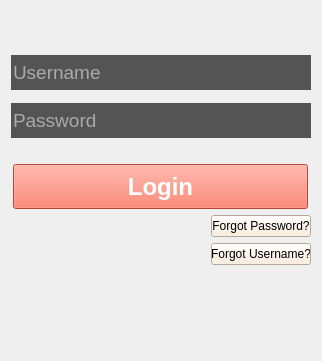
          <widget class="QWidget" name="tab_sign_in">
           <attribute name="title">
            <string>Sign In</string>
           </attribute>
           <layout class="QGridLayout" name="gridLayout_2">
            <item row="14" column="0" alignment="Qt::AlignRight">
             <widget class="QPushButton" name="forgot_username">
              <property name="minimumSize">
               <size>
                <width>100</width>
                <height>20</height>
               </size>
              </property>
              <property name="maximumSize">
               <size>
                <width>100</width>
                <height>30</height>
               </size>
              </property>
              <property name="palette">
               <palette>
                <active>
                 <colorrole role="WindowText">
                  <brush brushstyle="SolidPattern">
                   <color alpha="255">
                    <red>0</red>
                    <green>0</green>
                    <blue>0</blue>
                   </color>
                  </brush>
                 </colorrole>
                 <colorrole role="Button">
                  <brush brushstyle="SolidPattern">
                   <color alpha="255">
                    <red>250</red>
                    <green>235</green>
                    <blue>215</blue>
                   </color>
                  </brush>
                 </colorrole>
                 <colorrole role="Text">
                  <brush brushstyle="SolidPattern">
                   <color alpha="255">
                    <red>0</red>
                    <green>0</green>
                    <blue>0</blue>
                   </color>
                  </brush>
                 </colorrole>
                 <colorrole role="ButtonText">
                  <brush brushstyle="SolidPattern">
                   <color alpha="255">
                    <red>0</red>
                    <green>0</green>
                    <blue>0</blue>
                   </color>
                  </brush>
                 </colorrole>
                 <colorrole role="Base">
                  <brush brushstyle="SolidPattern">
                   <color alpha="255">
                    <red>250</red>
                    <green>235</green>
                    <blue>215</blue>
                   </color>
                  </brush>
                 </colorrole>
                 <colorrole role="Window">
                  <brush brushstyle="SolidPattern">
                   <color alpha="255">
                    <red>250</red>
                    <green>235</green>
                    <blue>215</blue>
                   </color>
                  </brush>
                 </colorrole>
                </active>
                <inactive>
                 <colorrole role="WindowText">
                  <brush brushstyle="SolidPattern">
                   <color alpha="255">
                    <red>0</red>
                    <green>0</green>
                    <blue>0</blue>
                   </color>
                  </brush>
                 </colorrole>
                 <colorrole role="Button">
                  <brush brushstyle="SolidPattern">
                   <color alpha="255">
                    <red>250</red>
                    <green>235</green>
                    <blue>215</blue>
                   </color>
                  </brush>
                 </colorrole>
                 <colorrole role="Text">
                  <brush brushstyle="SolidPattern">
                   <color alpha="255">
                    <red>0</red>
                    <green>0</green>
                    <blue>0</blue>
                   </color>
                  </brush>
                 </colorrole>
                 <colorrole role="ButtonText">
                  <brush brushstyle="SolidPattern">
                   <color alpha="255">
                    <red>0</red>
                    <green>0</green>
                    <blue>0</blue>
                   </color>
                  </brush>
                 </colorrole>
                 <colorrole role="Base">
                  <brush brushstyle="SolidPattern">
                   <color alpha="255">
                    <red>250</red>
                    <green>235</green>
                    <blue>215</blue>
                   </color>
                  </brush>
                 </colorrole>
                 <colorrole role="Window">
                  <brush brushstyle="SolidPattern">
                   <color alpha="255">
                    <red>250</red>
                    <green>235</green>
                    <blue>215</blue>
                   </color>
                  </brush>
                 </colorrole>
                </inactive>
                <disabled>
                 <colorrole role="WindowText">
                  <brush brushstyle="SolidPattern">
                   <color alpha="255">
                    <red>0</red>
                    <green>0</green>
                    <blue>0</blue>
                   </color>
                  </brush>
                 </colorrole>
                 <colorrole role="Button">
                  <brush brushstyle="SolidPattern">
                   <color alpha="255">
                    <red>250</red>
                    <green>235</green>
                    <blue>215</blue>
                   </color>
                  </brush>
                 </colorrole>
                 <colorrole role="Text">
                  <brush brushstyle="SolidPattern">
                   <color alpha="255">
                    <red>0</red>
                    <green>0</green>
                    <blue>0</blue>
                   </color>
                  </brush>
                 </colorrole>
                 <colorrole role="ButtonText">
                  <brush brushstyle="SolidPattern">
                   <color alpha="255">
                    <red>0</red>
                    <green>0</green>
                    <blue>0</blue>
                   </color>
                  </brush>
                 </colorrole>
                 <colorrole role="Base">
                  <brush brushstyle="SolidPattern">
                   <color alpha="255">
                    <red>250</red>
                    <green>235</green>
                    <blue>215</blue>
                   </color>
                  </brush>
                 </colorrole>
                 <colorrole role="Window">
                  <brush brushstyle="SolidPattern">
                   <color alpha="255">
                    <red>250</red>
                    <green>235</green>
                    <blue>215</blue>
                   </color>
                  </brush>
                 </colorrole>
                </disabled>
               </palette>
              </property>
              <property name="styleSheet">
               <string notr="true">background-color:AntiqueWhite</string>
              </property>
              <property name="text">
               <string>Forgot Username?</string>
              </property>
             </widget>
            </item>
            <item row="13" column="0" alignment="Qt::AlignRight">
             <widget class="QPushButton" name="forgot_password">
              <property name="minimumSize">
               <size>
                <width>100</width>
                <height>20</height>
               </size>
              </property>
              <property name="maximumSize">
               <size>
                <width>100</width>
                <height>30</height>
               </size>
              </property>
              <property name="palette">
               <palette>
                <active>
                 <colorrole role="WindowText">
                  <brush brushstyle="SolidPattern">
                   <color alpha="255">
                    <red>0</red>
                    <green>0</green>
                    <blue>0</blue>
                   </color>
                  </brush>
                 </colorrole>
                 <colorrole role="Button">
                  <brush brushstyle="SolidPattern">
                   <color alpha="255">
                    <red>250</red>
                    <green>235</green>
                    <blue>215</blue>
                   </color>
                  </brush>
                 </colorrole>
                 <colorrole role="Text">
                  <brush brushstyle="SolidPattern">
                   <color alpha="255">
                    <red>0</red>
                    <green>0</green>
                    <blue>0</blue>
                   </color>
                  </brush>
                 </colorrole>
                 <colorrole role="ButtonText">
                  <brush brushstyle="SolidPattern">
                   <color alpha="255">
                    <red>0</red>
                    <green>0</green>
                    <blue>0</blue>
                   </color>
                  </brush>
                 </colorrole>
                 <colorrole role="Base">
                  <brush brushstyle="SolidPattern">
                   <color alpha="255">
                    <red>250</red>
                    <green>235</green>
                    <blue>215</blue>
                   </color>
                  </brush>
                 </colorrole>
                 <colorrole role="Window">
                  <brush brushstyle="SolidPattern">
                   <color alpha="255">
                    <red>250</red>
                    <green>235</green>
                    <blue>215</blue>
                   </color>
                  </brush>
                 </colorrole>
                </active>
                <inactive>
                 <colorrole role="WindowText">
                  <brush brushstyle="SolidPattern">
                   <color alpha="255">
                    <red>0</red>
                    <green>0</green>
                    <blue>0</blue>
                   </color>
                  </brush>
                 </colorrole>
                 <colorrole role="Button">
                  <brush brushstyle="SolidPattern">
                   <color alpha="255">
                    <red>250</red>
                    <green>235</green>
                    <blue>215</blue>
                   </color>
                  </brush>
                 </colorrole>
                 <colorrole role="Text">
                  <brush brushstyle="SolidPattern">
                   <color alpha="255">
                    <red>0</red>
                    <green>0</green>
                    <blue>0</blue>
                   </color>
                  </brush>
                 </colorrole>
                 <colorrole role="ButtonText">
                  <brush brushstyle="SolidPattern">
                   <color alpha="255">
                    <red>0</red>
                    <green>0</green>
                    <blue>0</blue>
                   </color>
                  </brush>
                 </colorrole>
                 <colorrole role="Base">
                  <brush brushstyle="SolidPattern">
                   <color alpha="255">
                    <red>250</red>
                    <green>235</green>
                    <blue>215</blue>
                   </color>
                  </brush>
                 </colorrole>
                 <colorrole role="Window">
                  <brush brushstyle="SolidPattern">
                   <color alpha="255">
                    <red>250</red>
                    <green>235</green>
                    <blue>215</blue>
                   </color>
                  </brush>
                 </colorrole>
                </inactive>
                <disabled>
                 <colorrole role="WindowText">
                  <brush brushstyle="SolidPattern">
                   <color alpha="255">
                    <red>0</red>
                    <green>0</green>
                    <blue>0</blue>
                   </color>
                  </brush>
                 </colorrole>
                 <colorrole role="Button">
                  <brush brushstyle="SolidPattern">
                   <color alpha="255">
                    <red>250</red>
                    <green>235</green>
                    <blue>215</blue>
                   </color>
                  </brush>
                 </colorrole>
                 <colorrole role="Text">
                  <brush brushstyle="SolidPattern">
                   <color alpha="255">
                    <red>0</red>
                    <green>0</green>
                    <blue>0</blue>
                   </color>
                  </brush>
                 </colorrole>
                 <colorrole role="ButtonText">
                  <brush brushstyle="SolidPattern">
                   <color alpha="255">
                    <red>0</red>
                    <green>0</green>
                    <blue>0</blue>
                   </color>
                  </brush>
                 </colorrole>
                 <colorrole role="Base">
                  <brush brushstyle="SolidPattern">
                   <color alpha="255">
                    <red>250</red>
                    <green>235</green>
                    <blue>215</blue>
                   </color>
                  </brush>
                 </colorrole>
                 <colorrole role="Window">
                  <brush brushstyle="SolidPattern">
                   <color alpha="255">
                    <red>250</red>
                    <green>235</green>
                    <blue>215</blue>
                   </color>
                  </brush>
                 </colorrole>
                </disabled>
               </palette>
              </property>
              <property name="styleSheet">
               <string notr="true">background-color:AntiqueWhite </string>
              </property>
              <property name="text">
               <string>Forgot Password?</string>
              </property>
             </widget>
            </item>
            <item row="7" column="0" rowspan="3">
             <layout class="QHBoxLayout" name="horizontalLayout_4">
              <item>
               <widget class="QPushButton" name="signin_button">
                <property name="sizePolicy">
                 <sizepolicy hsizetype="MinimumExpanding" vsizetype="Preferred">
                  <horstretch>0</horstretch>
                  <verstretch>0</verstretch>
                 </sizepolicy>
                </property>
                <property name="minimumSize">
                 <size>
                  <width>190</width>
                  <height>35</height>
                 </size>
                </property>
                <property name="maximumSize">
                 <size>
                  <width>295</width>
                  <height>45</height>
                 </size>
                </property>
                <property name="font">
                 <font>
                  <pointsize>18</pointsize>
                  <weight>75</weight>
                  <italic>false</italic>
                  <bold>true</bold>
                 </font>
                </property>
                <property name="focusPolicy">
                 <enum>Qt::StrongFocus</enum>
                </property>
                <property name="styleSheet">
                 <string notr="true">background-color: #ff6247;
color: white; 
font:bold;
padding: 8px 12px 8px 12px;
</string>
                </property>
                <property name="text">
                 <string>Login</string>
                </property>
                <property name="autoDefault">
                 <bool>false</bool>
                </property>
                <property name="default">
                 <bool>false</bool>
                </property>
                <property name="flat">
                 <bool>false</bool>
                </property>
               </widget>
              </item>
             </layout>
            </item>
            <item row="0" column="0">
             <spacer name="verticalSpacer_3">
              <property name="orientation">
               <enum>Qt::Vertical</enum>
              </property>
              <property name="sizeType">
               <enum>QSizePolicy::MinimumExpanding</enum>
              </property>
              <property name="sizeHint" stdset="0">
               <size>
                <width>20</width>
                <height>15</height>
               </size>
              </property>
             </spacer>
            </item>
            <item row="3" column="0">
             <spacer name="verticalSpacer_18">
              <property name="orientation">
               <enum>Qt::Vertical</enum>
              </property>
              <property name="sizeType">
               <enum>QSizePolicy::Maximum</enum>
              </property>
              <property name="sizeHint" stdset="0">
               <size>
                <width>20</width>
                <height>7</height>
               </size>
              </property>
             </spacer>
            </item>
            <item row="5" column="0">
             <spacer name="verticalSpacer_17">
              <property name="orientation">
               <enum>Qt::Vertical</enum>
              </property>
              <property name="sizeType">
               <enum>QSizePolicy::Maximum</enum>
              </property>
              <property name="sizeHint" stdset="0">
               <size>
                <width>20</width>
                <height>20</height>
               </size>
              </property>
             </spacer>
            </item>
            <item row="15" column="0">
             <spacer name="verticalSpacer_4">
              <property name="orientation">
               <enum>Qt::Vertical</enum>
              </property>
              <property name="sizeType">
               <enum>QSizePolicy::Minimum</enum>
              </property>
              <property name="sizeHint" stdset="0">
               <size>
                <width>20</width>
                <height>85</height>
               </size>
              </property>
             </spacer>
            </item>
            <item row="2" column="0">
             <widget class="QLineEdit" name="lineEdit_username">
              <property name="enabled">
               <bool>true</bool>
              </property>
              <property name="sizePolicy">
               <sizepolicy hsizetype="Preferred" vsizetype="Fixed">
                <horstretch>0</horstretch>
                <verstretch>0</verstretch>
               </sizepolicy>
              </property>
              <property name="minimumSize">
               <size>
                <width>0</width>
                <height>35</height>
               </size>
              </property>
              <property name="maximumSize">
               <size>
                <width>16777215</width>
                <height>35</height>
               </size>
              </property>
              <property name="font">
               <font>
                <pointsize>14</pointsize>
               </font>
              </property>
              <property name="styleSheet">
               <string notr="true">background-color: #545454;
color:white;
border-style:none;</string>
              </property>
              <property name="placeholderText">
               <string>Username</string>
              </property>
             </widget>
            </item>
            <item row="4" column="0">
             <widget class="QLineEdit" name="lineEdit_password">
              <property name="sizePolicy">
               <sizepolicy hsizetype="Preferred" vsizetype="Fixed">
                <horstretch>0</horstretch>
                <verstretch>0</verstretch>
               </sizepolicy>
              </property>
              <property name="minimumSize">
               <size>
                <width>300</width>
                <height>35</height>
               </size>
              </property>
              <property name="maximumSize">
               <size>
                <width>16777215</width>
                <height>35</height>
               </size>
              </property>
              <property name="font">
               <font>
                <pointsize>14</pointsize>
               </font>
              </property>
              <property name="styleSheet">
               <string notr="true">background-color: #545454;
color:white;
border-style:none;</string>
              </property>
              <property name="inputMethodHints">
               <set>Qt::ImhHiddenText|Qt::ImhNoAutoUppercase|Qt::ImhNoPredictiveText|Qt::ImhSensitiveData</set>
              </property>
              <property name="text">
               <string/>
              </property>
              <property name="echoMode">
               <enum>QLineEdit::Password</enum>
              </property>
              <property name="placeholderText">
               <string>Password</string>
              </property>
             </widget>
            </item>
            <item row="1" column="0">
             <widget class="QLabel" name="label_signin_error">
              <property name="font">
               <font>
                <pointsize>15</pointsize>
               </font>
              </property>
              <property name="styleSheet">
               <string notr="true">color:springgreen;</string>
              </property>
              <property name="text">
               <string/>
              </property>
              <property name="alignment">
               <set>Qt::AlignCenter</set>
              </property>
             </widget>
            </item>
           </layout>
          </widget>
